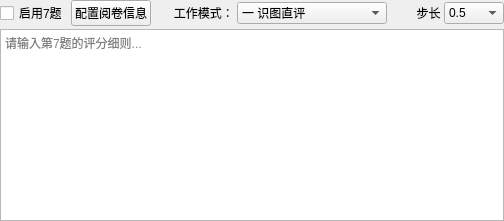
          <widget class="QWidget" name="tab_question7">
           <attribute name="title">
            <string>题目7</string>
           </attribute>
           <layout class="QVBoxLayout" name="verticalLayout_q7">
            <property name="spacing">
             <number>3</number>
            </property>
            <property name="leftMargin">
             <number>0</number>
            </property>
            <property name="topMargin">
             <number>0</number>
            </property>
            <property name="rightMargin">
             <number>0</number>
            </property>
            <property name="bottomMargin">
             <number>0</number>
            </property>
            <item>
             <layout class="QHBoxLayout" name="horizontalLayout_q7_header">
              <item>
               <widget class="QCheckBox" name="enableQuestion7">
                <property name="text">
                 <string>启用7题</string>
                </property>
               </widget>
              </item>
              <item>
               <widget class="QPushButton" name="configQuestion7">
                <property name="text">
                 <string>配置阅卷信息</string>
                </property>
               </widget>
              </item>
              <item>
               <widget class="QLabel" name="label_work_mode_7">
                <property name="sizePolicy">
                 <sizepolicy hsizetype="Fixed" vsizetype="Preferred">
                  <horstretch>0</horstretch>
                  <verstretch>0</verstretch>
                 </sizepolicy>
                </property>
                <property name="text">
                 <string>      工作模式：</string>
                </property>
               </widget>
              </item>
              <item>
               <widget class="QComboBox" name="work_mode_7">
                <property name="sizePolicy">
                 <sizepolicy hsizetype="Fixed" vsizetype="Fixed">
                  <horstretch>0</horstretch>
                  <verstretch>0</verstretch>
                 </sizepolicy>
                </property>
                <property name="minimumSize">
                 <size>
                                 <width>150</width>
                  <height>0</height>
                 </size>
                </property>
                <property name="toolTip">
                 <string>识图直评：AI看图直接评分；直评+推理：看图评分并开启推理；识评分离：AI1识别文字，AI2评分；分离+推理：识别不推理、评分开启推理；分离+双推理：识别与评分均开启推理</string>
                </property>
                <item>
                 <property name="text">
                                 <string>一 识图直评</string>
                 </property>
                </item>
                <item>
                 <property name="text">
                                 <string>二 直评+推理</string>
                 </property>
                </item>
                <item>
                 <property name="text">
                                 <string>三 识评分离</string>
                 </property>
                </item>
                <item>
                 <property name="text">
                                 <string>四 分离+单推理</string>
                 </property>
                </item>
                <item>
                 <property name="text">
                                 <string>五 分离+双推理</string>
                 </property>
                </item>
               </widget>
              </item>
              <item>
               <widget class="QLabel" name="label_step7">
                <property name="sizePolicy">
                 <sizepolicy hsizetype="Fixed" vsizetype="Preferred">
                  <horstretch>0</horstretch>
                  <verstretch>0</verstretch>
                 </sizepolicy>
                </property>
                <property name="text">
                 <string>        步长</string>
                </property>
               </widget>
              </item>
              <item>
               <widget class="QComboBox" name="score_rounding_step_7">
                <property name="sizePolicy">
                 <sizepolicy hsizetype="Fixed" vsizetype="Fixed">
                  <horstretch>0</horstretch>
                  <verstretch>0</verstretch>
                 </sizepolicy>
                </property>
                <property name="minimumSize">
                 <size>
                  <width>60</width>
                  <height>0</height>
                 </size>
                </property>
                <item>
                 <property name="text">
                  <string>0.5</string>
                 </property>
                </item>
                <item>
                 <property name="text">
                  <string>1</string>
                 </property>
                </item>
               </widget>
              </item>
             </layout>
            </item>
            <item>
             <widget class="QPlainTextEdit" name="StandardAnswer_text_7">
              <property name="placeholderText">
               <string>请输入第7题的评分细则...</string>
              </property>
             </widget>
            </item>
           </layout>
          </widget>
